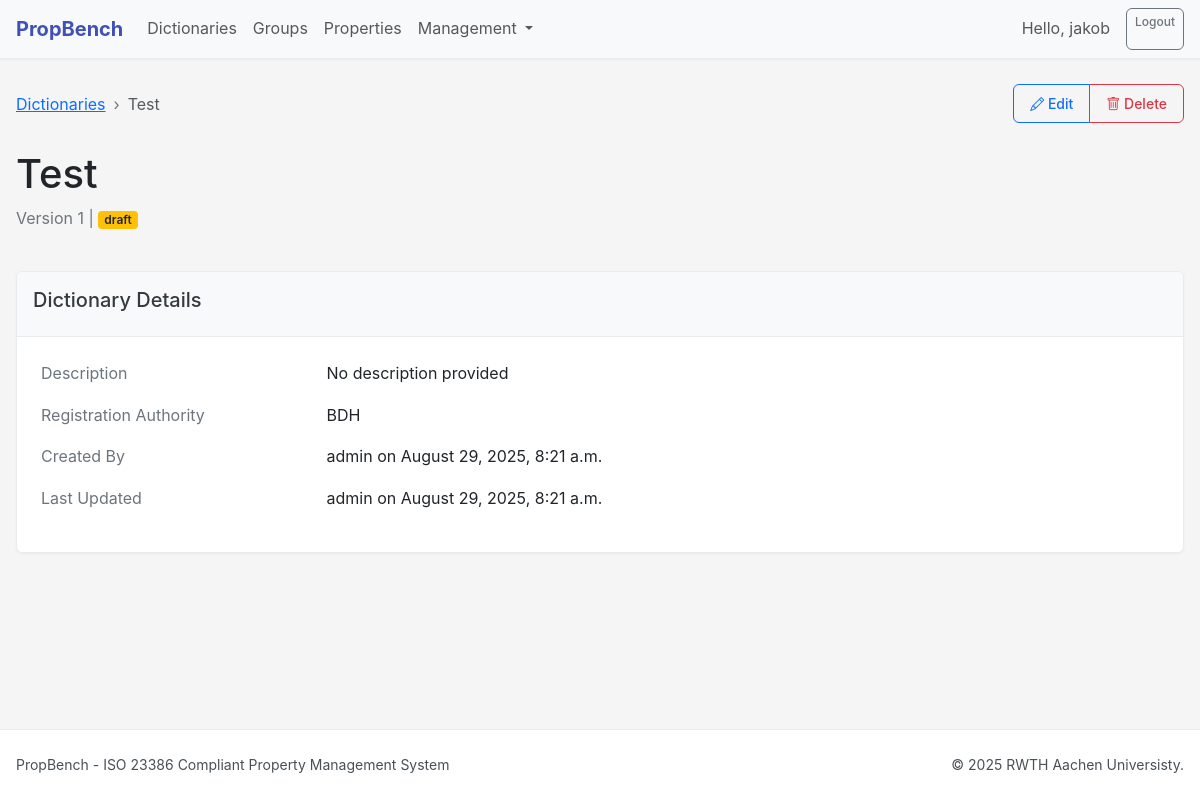
/dictionaries/0a84b2ba-5412-456b-bc8e-a06686b168c5/ (signed in), run on the app's committed database.
### accounts/models.py (models this page shows, shortened)
class User(AbstractUser):
    id = models.UUIDField(primary_key=True, default=uuid.uuid4, editable=False)
    organization = models.CharField(max_length=255, blank=True)
    job_title = models.CharField(max_length=100, blank=True)
    is_expert = models.BooleanField(default=False, help_text="Designates whether this user has expert privileges.")
    preferred_language = models.CharField(max_length=10, default='en-EN')
    last_active = models.DateTimeField(null=True, blank=True)
    class Meta:
        verbose_name = 'User'
        verbose_name_plural = 'Users'

### dictionaries/models.py (models this page shows, shortened)
class PropertyDictionary(models.Model):
    guid = models.UUIDField(primary_key=True, default=uuid.uuid4, editable=False)
    name = models.CharField(max_length=255)
    description = models.TextField(blank=True, null=True)
    registration_authority = models.CharField(max_length=255)
    version = models.CharField(max_length=50)
    status = models.CharField(max_length=20, choices=[
        ('draft', 'Draft'),
        ('active', 'Active'),
        ('deprecated', 'Deprecated'),
        ('inactive', 'Inactive')
    ], default='draft')
    is_default = models.BooleanField(default=False)
    extended_attributes = models.JSONField(blank=True, null=True,
                                       help_text="Dictionary-specific extended attributes")
    metadata = models.JSONField(blank=True, null=True,
                             help_text="Flexible JSON field for storing additional dictionary metadata")
    created_by = models.ForeignKey(settings.AUTH_USER_MODEL, on_delete=models.PROTECT, related_name='created_dictionaries')
    updated_by = models.ForeignKey(settings.AUTH_USER_MODEL, on_delete=models.PROTECT, related_name='updated_dictionaries')
    created_at = models.DateTimeField(auto_now_add=True)
    updated_at = models.DateTimeField(auto_now=True)
    date_of_activation = models.DateTimeField(blank=True, null=True)
    date_of_deprecation = models.DateTimeField(blank=True, null=True)
    date_of_deactivation = models.DateTimeField(blank=True, null=True)
    default_library = models.ForeignKey('properties.ExternalLibrary', null=True, blank=True, on_delete=models.SET_NULL,
                                        help_text="Default lookup library for this dictionary")
    class Meta:
        verbose_name = "Property Dictionary"
        verbose_name_plural = "Property Dictionaries"
        ordering = ['-is_default', 'name']

### dictionaries/htmx_views.py (the view)
# urls.py: path('<uuid:pk>/', htmx_views.DictionaryDetailView.as_view(), name='dictionary_detail'),
class DictionaryDetailView(LoginRequiredMixin, DetailView):
    model = PropertyDictionary
    template_name = 'dictionaries/dictionary_detail.html'
    context_object_name = 'dictionary'
    def get_context_data(self, **kwargs):
        context = super().get_context_data(**kwargs)
        dictionary = self.get_object()
        context['audit_logs'] = Audit.objects.filter(
            entity_type='PropertyDictionary',
            entity_id=str(dictionary.guid)
        ).order_by('-timestamp')[:10]
        context['groups'] = dictionary.groups.all()
        context['properties'] = dictionary.properties.all()
        return context

### templates/dictionaries/dictionary_detail.html (shortened to what this page needs)
{% extends 'base/base.html' %}
{% load static %}
{% load crispy_forms_tags %}
{% block content %}
<div class="container">
    <div class="row mb-4">
        <div class="col-md-8">
            <nav aria-label="breadcrumb">
                <ol class="breadcrumb">
                    <li class="breadcrumb-item"><a href="{% url 'dictionaries:dictionary_list' %}">Dictionaries</a></li>
                    <li class="breadcrumb-item active">{{ dictionary.name }}</li>
                </ol>
            </nav>
            <h1>
                {{ dictionary.name }}
            </h1>
            <p class="text-muted">
                Version {{ dictionary.version }} |
                <span class="badge bg-{{ dictionary.status|lower }}">{{ dictionary.status }}</span>
            </p>
        </div>
        <div class="col-md-4 text-end">
            <div class="btn-group" role="group">
                <a href="{% url 'dictionaries:dictionary_edit' pk=dictionary.guid %}" class="btn btn-outline-primary">
                    <i class="bi bi-pencil"></i> Edit
                </a>
                <a href="{% url 'dictionaries:dictionary_delete' pk=dictionary.guid %}" class="btn btn-outline-danger">
                    <i class="bi bi-trash"></i> Delete
                </a>
            </div>
        </div>
    </div>
    <div class="row mb-4">
        <div class="col-md-12">
            <div class="card">
                <div class="card-header">
                    <h5 class="card-title">Dictionary Details</h5>
                </div>
                <div class="card-body">
                    <div class="row mb-3">
                        <div class="col-md-3 text-muted">Description</div>
                        <div class="col-md-9">{{ dictionary.description|default:"No description provided" }}</div>
                    </div>
                    <div class="row mb-3">
                        <div class="col-md-3 text-muted">Registration Authority</div>
                        <div class="col-md-9">{{ dictionary.registration_authority }}</div>
                    </div>
                    <div class="row mb-3">
                        <div class="col-md-3 text-muted">Created By</div>
                        <div class="col-md-9">{{ dictionary.created_by.username }} on {{ dictionary.created_at|date:"F j, Y, g:i a" }}</div>
                    </div>
                    <div class="row mb-3">
                        <div class="col-md-3 text-muted">Last Updated</div>
                        <div class="col-md-9">{{ dictionary.updated_by.username }} on {{ dictionary.updated_at|date:"F j, Y, g:i a" }}</div>
                    </div>
                </div>
            </div>
        </div>
    </div>
</div>
{% endblock %}

### templates/base/base.html (shortened to what this page needs)
{% load static %}
<!DOCTYPE html>
<html lang="en">
<head>
<html lang="en">
<head>
    <link href="https://cdn.jsdelivr.net/npm/bootstrap@5.3.0/dist/css/bootstrap.min.css" rel="stylesheet">
    <link href="https://cdn.jsdelivr.net/npm/bootstrap-icons@1.10.0/font/bootstrap-icons.css" rel="stylesheet">
    <link href="https://cdn.jsdelivr.net/npm/select2@4.1.0-rc.0/dist/css/select2.min.css" rel="stylesheet" />
    <link href="https://cdn.jsdelivr.net/npm/@ttskch/select2-bootstrap4-theme@1.5.2/dist/select2-bootstrap5.min.css" rel="stylesheet" />
    <link href="https://cdn.jsdelivr.net/npm/tom-select@2.2.2/dist/css/tom-select.bootstrap5.min.css" rel="stylesheet">
    <link href="{% static 'css/propbench-base.css' %}" rel="stylesheet">
    <link href="{% static 'css/components.css' %}" rel="stylesheet">
    <link href="{% static 'css/jsoneditor.css' %}" rel="stylesheet">
</head>
<body>
<nav class="navbar navbar-expand-lg navbar-light bg-light fixed-top shadow-sm">
    <div class="container">
        <a class="navbar-brand" href="/">PropBench</a>
        <div class="collapse navbar-collapse" id="navbarSupportedContent">
            <ul class="navbar-nav me-auto mb-2 mb-lg-0">
                <li class="nav-item"><a class="nav-link" href="{% url 'dictionaries:dictionary_list' %}">Dictionaries</a></li>
                <li class="nav-item"><a class="nav-link" href="{% url 'groups:group_list' %}">Groups</a></li>
                <li class="nav-item"><a class="nav-link" href="{% url 'properties:property_list' %}">Properties</a></li>
                <li class="nav-item dropdown">
                    <a class="nav-link dropdown-toggle" href="#" id="navbarDropdown" role="button" data-bs-toggle="dropdown" aria-expanded="false">
                        Management
                    </a>
                </li>
            </ul>
            <div class="d-flex">
                {% if user.is_authenticated %}
                    <span class="navbar-text me-3">Hello, {{ user.username }}</span>
                    <a href="{% url 'logout' %}" class="btn btn-outline-secondary btn-sm">Logout</a>
                {% else %}
                    <a href="{% url 'login' %}" class="btn btn-outline-primary btn-sm">Login</a>
                {% endif %}
            </div>
        </div>
    </div>
</nav>
<div class="main-content">
    {% block content %}{% endblock %}
</div>
<footer class="footer border-top">
    <div class="container">
        <div class="row">
            <div class="col-md-6"><p class="mb-0">PropBench - ISO 23386 Compliant Property Management System</p></div>
            <div class="col-md-6 text-md-end"><p class="mb-0">&copy; {% now "Y" %} RWTH Aachen Universisty.</p></div>
        </div>
    </div>
</footer>
</body>
</html>

### static/css/propbench-base.css (style rules this page uses)
:root { --primary: #3f51b5; --primary-hover: #303f9f; --primary-light: #e8eaf6; --secondary: #f50057; --secondary-hover: #c51162; --gray-50: #f8f9fa; --gray-100: #f5f5f5; --gray-200: #e9ecef; --gray-300: #dee2e6; --gray-400: #ced4da; --gray-500: #6c757d; --gray-600: #495057; --gray-700: #343a40; --gray-800: #212529; --success: #28a745; --warning: #ffc107; --danger: #dc3545; --info: #17a2b8; --status-draft-bg: #fff8e1; --status-draft-border: #ffc107; --status-active-bg: #e8f5e9; --status-active-border: #4caf50; --status-deprecated-bg: #ffebee; --status-deprecated-border: #f44336; --status-inactive-bg: #fafafa; --status-inactive-border: #9e9e9e; --status-candidate-bg: #e3f2fd; --status-candidate-border: #2196f3; --status-rejected-bg: #ffebee; --status-rejected-border: #d32f2f; --header-height: 60px; --sidebar-width: 280px; --container-max-width: 1200px; --border-radius: 0.375rem; --border-radius-sm: 0.25rem; --border-radius-lg: 0.5rem; --font-family-primary: -apple-system, BlinkMacSystemFont, "Segoe UI", system-ui, Roboto, "Helvetica Neue", Arial, sans-serif; --font-family-mono: ui-monospace, Menlo, Monaco, "Cascadia Mono", "Segoe UI Mono", "Roboto Mono", "Courier New", monospace; --font-size-xs: 0.75rem; --font-size-sm: 0.875rem; --font-size-base: 1rem; --font-size-lg: 1.125rem; --font-size-xl: 1.25rem; --spacing-xs: 0.25rem; --spacing-sm: 0.5rem; --spacing-md: 1rem; --spacing-lg: 1.5rem; --spacing-xl: 2rem; --spacing-2xl: 3rem; --shadow-sm: 0 1px 2px 0 rgba(0, 0, 0, 0.05); --shadow: 0 1px 3px 0 rgba(0, 0, 0, 0.1), 0 1px 2px 0 rgba(0, 0, 0, 0.06); --shadow-md: 0 4px 6px -1px rgba(0, 0, 0, 0.1), 0 2px 4px -1px rgba(0, 0, 0, 0.06); --shadow-lg: 0 10px 15px -3px rgba(0, 0, 0, 0.1), 0 4px 6px -2px rgba(0, 0, 0, 0.05); --transition-base: all 0.15s ease-in-out; --transition-fast: all 0.1s ease-in-out; --transition-slow: all 0.3s ease-in-out; }
html { position: relative; min-height: 100%; }
body { min-height: 100vh; display: flex; flex-direction: column; padding-top: var(--header-height); font-family: var(--font-family-primary); line-height: 1.6; color: var(--gray-800); background-color: var(--gray-100); margin: 0; }
.navbar-brand { font-weight: 700; color: var(--primary) !important; }
.navbar { background-color: white !important; border-bottom: 1px solid var(--gray-200); box-shadow: var(--shadow-sm); }
.main-content { flex: 1; padding: var(--spacing-lg) 0; }
.container, .container-fluid { max-width: var(--container-max-width); margin: 0 auto; padding-left: var(--spacing-md); padding-right: var(--spacing-md); }
.card { background: white; border: 1px solid var(--gray-200); border-radius: var(--border-radius); box-shadow: var(--shadow-sm); margin-bottom: var(--spacing-lg); overflow: hidden; }
.card-header { background-color: var(--gray-50); border-bottom: 1px solid var(--gray-200); padding: var(--spacing-md); font-weight: 600; color: var(--gray-700); }
.card-body { padding: var(--spacing-lg); }
.btn { border-radius: var(--border-radius); font-weight: 500; transition: var(--transition-base); padding: 0.5rem 1rem; font-size: var(--font-size-sm); }
.btn-sm { padding: 0.25rem 0.5rem; font-size: var(--font-size-xs); }
.badge { font-size: var(--font-size-xs); padding: 0.25em 0.5em; border-radius: var(--border-radius-sm); font-weight: 600; }
.bg-draft { background-color: var(--warning); color: var(--gray-800); }
.footer { background-color: white; border-top: 1px solid var(--gray-200); padding: var(--spacing-lg) 0; font-size: var(--font-size-sm); color: var(--gray-600); }
.text-muted { color: var(--gray-500) !important; }
.bg-light { background-color: var(--gray-50) !important; }
.border-top { border-top: 1px solid var(--gray-200) !important; }
.shadow-sm { box-shadow: var(--shadow-sm) !important; }

### static/css/components.css (style rules this page uses)
.breadcrumb { background: transparent; padding: var(--spacing-sm) 0; margin: 0 0 var(--spacing-lg) 0; }
.breadcrumb-item + .breadcrumb-item::before { content: "›"; color: var(--gray-500); }

### data on the page
User: username "jakob"
PropertyDictionary: name "Test", version "1", status "draft", description "No description provided", registration_authority "BDH", created_by.username "admin", created_at "August 29, 2025, 8:21 a.m.", updated_by.username "admin", updated_at "August 29, 2025, 8:21 a.m."
